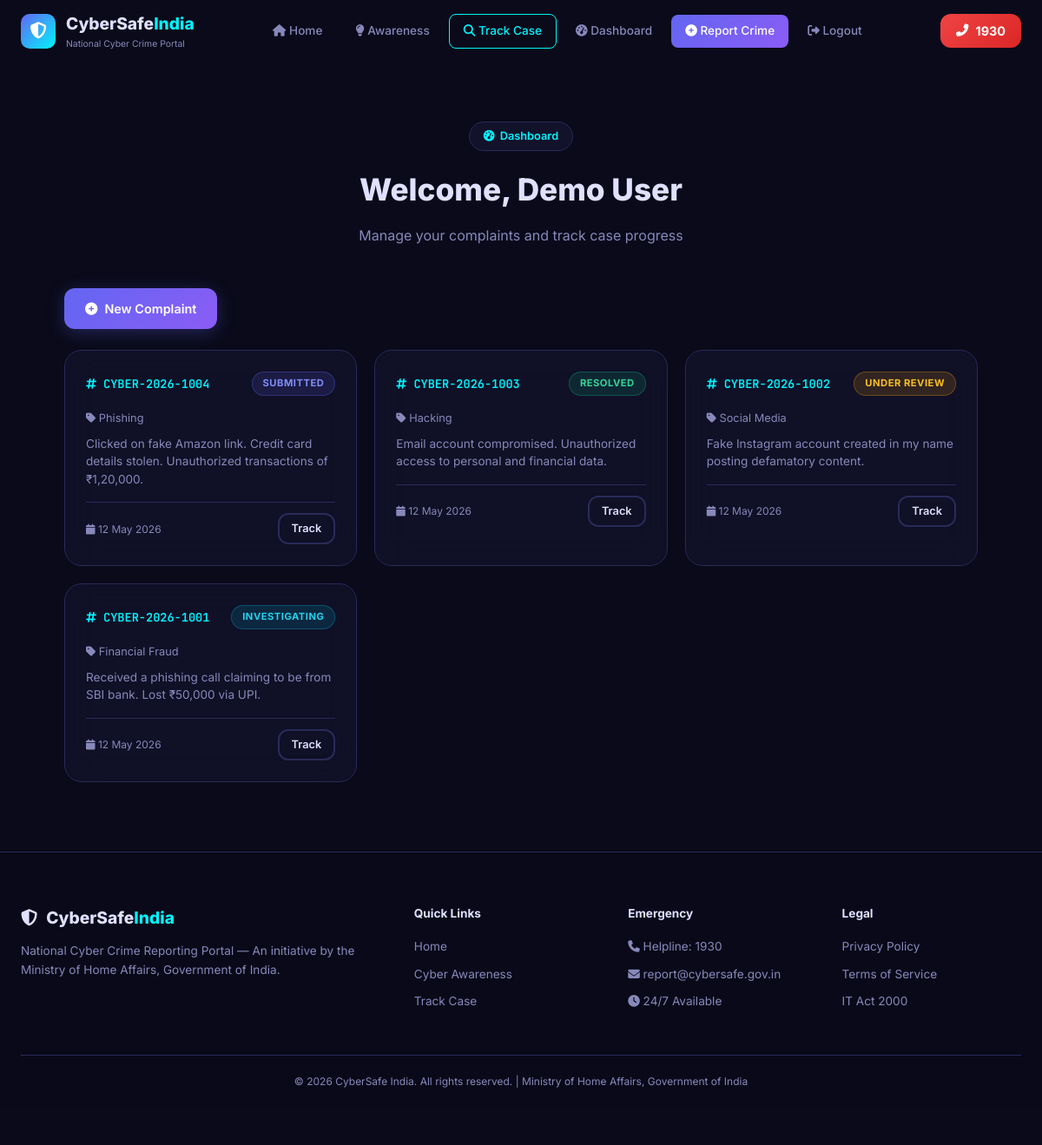
/dashboard (signed in), run on the app's committed database.
### database.py (models this page shows, shortened)
class User(UserMixin, db.Model):
    __tablename__ = 'users'
    id = db.Column(db.Integer, primary_key=True)
    name = db.Column(db.String(100), nullable=False)
    email = db.Column(db.String(120), unique=True, nullable=False)
    phone = db.Column(db.String(15), nullable=False)
    password_hash = db.Column(db.String(256), nullable=False)
    aadhaar = db.Column(db.String(12), nullable=True)
    role = db.Column(db.String(20), default='user')  # 'user' or 'admin'
    is_verified = db.Column(db.Boolean, default=False)
    created_at = db.Column(db.DateTime, default=datetime.utcnow)
    complaints = db.relationship('Complaint', backref='user', lazy=True)

class Complaint(db.Model):
    __tablename__ = 'complaints'
    id = db.Column(db.Integer, primary_key=True)
    case_id = db.Column(db.String(20), unique=True, nullable=False)
    user_id = db.Column(db.Integer, db.ForeignKey('users.id'), nullable=False)
    name = db.Column(db.String(100), nullable=False)
    mobile = db.Column(db.String(15), nullable=False)
    email = db.Column(db.String(120), nullable=True)
    category = db.Column(db.String(50), nullable=False)
    description = db.Column(db.Text, nullable=False)
    evidence_file = db.Column(db.String(255), nullable=True)
    status = db.Column(db.String(30), default='Submitted')  # Submitted, Under Review, Investigating, Resolved, Closed
    priority = db.Column(db.String(20), default='Medium')  # Low, Medium, High, Critical
    officer_notes = db.Column(db.Text, nullable=True)
    amount_lost = db.Column(db.Float, default=0.0)
    amount_recovered = db.Column(db.Float, default=0.0)
    created_at = db.Column(db.DateTime, default=datetime.utcnow)
    updated_at = db.Column(db.DateTime, default=datetime.utcnow, onupdate=datetime.utcnow)

### app.py (the view)
@app.route('/dashboard')
@login_required
def dashboard():
    if current_user.role == 'admin':
        return redirect(url_for('admin_dashboard'))
    complaints = Complaint.query.filter_by(user_id=current_user.id).order_by(Complaint.created_at.desc()).all()
    return render_template('dashboard.html', complaints=complaints)

### app.py (called while the page is built)
@login_manager.user_loader
def load_user(user_id):
    return User.query.get(int(user_id))

### Cyber crime reporting portal design/templates/dashboard.html (shortened to what this page needs)
{% extends "base.html" %}
{% block content %}
<section class="page-section">
    <div class="page-header">
        <span class="section-tag"><i class="fas fa-tachometer-alt"></i> Dashboard</span>
        <h2 class="section-title">Welcome, {{ current_user.name }}</h2>
        <p class="section-desc">Manage your complaints and track case progress</p>
    </div>
    <div class="dashboard-actions">
        <a href="{{ url_for('file_complaint') }}" class="btn btn-primary" id="dash-new-complaint"><i class="fas fa-plus-circle"></i> New Complaint</a>
    </div>
    <div class="dashboard-grid" id="dashboard-grid">
        {% if complaints %}
            {% for c in complaints %}
            <div class="case-card" id="dash-case-{{ c.case_id }}">
                <div class="case-header">
                    <span class="case-id"><i class="fas fa-hashtag"></i> {{ c.case_id }}</span>
                    <span class="case-badge badge-{{ c.status|lower|replace(' ', '-') }}">{{ c.status }}</span>
                </div>
                <div class="case-body">
                    <div class="case-category"><i class="fas fa-tag"></i> {{ c.category }}</div>
                    <p class="case-desc">{{ c.description[:120] }}{% if c.description|length > 120 %}...{% endif %}</p>
                </div>
                <div class="case-footer">
                    <span class="case-date"><i class="fas fa-calendar"></i> {{ c.created_at.strftime('%d %b %Y') }}</span>
                    <a href="{{ url_for('track_case', case_id=c.case_id) }}" class="btn btn-sm btn-outline">Track</a>
                </div>
            </div>
            {% endfor %}
        {% else %}
            <div class="no-cases"><i class="fas fa-folder-open"></i><p>No complaints filed yet</p>
                <a href="{{ url_for('file_complaint') }}" class="btn btn-primary">File Your First Complaint</a></div>
        {% endif %}
    </div>
</section>
{% endblock %}

### Cyber crime reporting portal design/static/css/style.css (style rules this page uses)
*,*::before,*::after { margin:0;padding:0;box-sizing:border-box }
:root { --bg:#0a0a1a;--surface:#12122a;--surface2:#1a1a3e;--border:#2a2a5a;--text:#e0e0ff;--text2:#8888bb;--primary:#6366f1;--primary-glow:rgba(99,102,241,.3);--accent:#00f5ff;--danger:#ef4444;--success:#10b981;--warning:#f59e0b;--radius:12px;--radius-lg:20px }
html { scroll-behavior:smooth }
body { font-family:'Inter',sans-serif;background:var(--bg);color:var(--text);line-height:1.6;overflow-x:hidden }
a { color:var(--accent);text-decoration:none }
.btn { display:inline-flex;align-items:center;gap:8px;padding:12px 24px;border-radius:var(--radius);font-weight:600;font-size:.9rem;border:none;cursor:pointer;transition:all .3s }
.btn-primary { background:linear-gradient(135deg,var(--primary),#8b5cf6);color:#fff;box-shadow:0 4px 20px var(--primary-glow) }
.btn-outline { background:transparent;border:2px solid var(--border);color:var(--text) }
.btn-sm { padding:6px 14px;font-size:.8rem }
.section-header,.page-header { text-align:center;margin-bottom:48px;padding-top:20px }
.section-tag { display:inline-flex;align-items:center;gap:6px;background:var(--surface);border:1px solid var(--border);padding:6px 16px;border-radius:50px;font-size:.8rem;color:var(--accent);font-weight:600;margin-bottom:16px }
.section-title { font-size:2.2rem;font-weight:800;margin-bottom:12px }
.section-desc { color:var(--text2);max-width:600px;margin:0 auto }
.cases-grid,.dashboard-grid { display:grid;grid-template-columns:repeat(auto-fill,minmax(300px,1fr));gap:20px }
.case-card { background:rgba(18,18,42,.8);backdrop-filter:blur(20px);border:1px solid var(--border);border-radius:var(--radius-lg);padding:24px;transition:all .3s }
.case-header { display:flex;justify-content:space-between;align-items:center;margin-bottom:16px }
.case-id { font-family:'JetBrains Mono',monospace;font-size:.85rem;color:var(--accent);font-weight:600 }
.case-badge { padding:4px 12px;border-radius:50px;font-size:.7rem;font-weight:700;text-transform:uppercase;letter-spacing:.5px }
.badge-submitted { background:rgba(99,102,241,.15);color:#818cf8;border:1px solid rgba(99,102,241,.3) }
.badge-under-review { background:rgba(245,158,11,.15);color:#fbbf24;border:1px solid rgba(245,158,11,.3) }
.badge-investigating { background:rgba(6,182,212,.15);color:#22d3ee;border:1px solid rgba(6,182,212,.3) }
.badge-resolved { background:rgba(16,185,129,.15);color:#34d399;border:1px solid rgba(16,185,129,.3) }
.case-category { font-size:.8rem;color:var(--text2);margin-bottom:8px }
.case-desc { font-size:.85rem;color:var(--text2);line-height:1.5 }
.case-footer { display:flex;justify-content:space-between;align-items:center;margin-top:16px;padding-top:12px;border-top:1px solid var(--border) }
.case-date { font-size:.75rem;color:var(--text2) }
.page-section { padding:120px 24px 80px;max-width:1100px;margin:0 auto }
.dashboard-actions { margin-bottom:24px }
.reveal { opacity:0;transform:translateY(30px);transition:all .6s ease }
.revealed { opacity:1;transform:translateY(0) }

### data on the page
User: name "Demo User"
Complaint: case_id "CYBER-2026-1004", status "SUBMITTED", category "Phishing", description "Clicked on fake Amazon link. Credit card details stolen. Unauthorized transactions of ₹1,20,000.", created_at "12 May 2026"
Complaint: case_id "CYBER-2026-1003", status "RESOLVED", category "Hacking", description "Email account compromised. Unauthorized access to personal and financial data.", created_at "12 May 2026"
Complaint: case_id "CYBER-2026-1002", status "UNDER REVIEW", category "Social Media", description "Fake Instagram account created in my name posting defamatory content.", created_at "12 May 2026"
Complaint: case_id "CYBER-2026-1001", status "INVESTIGATING", category "Financial Fraud", description "Received a phishing call claiming to be from SBI bank. Lost ₹50,000 via UPI.", created_at "12 May 2026"
